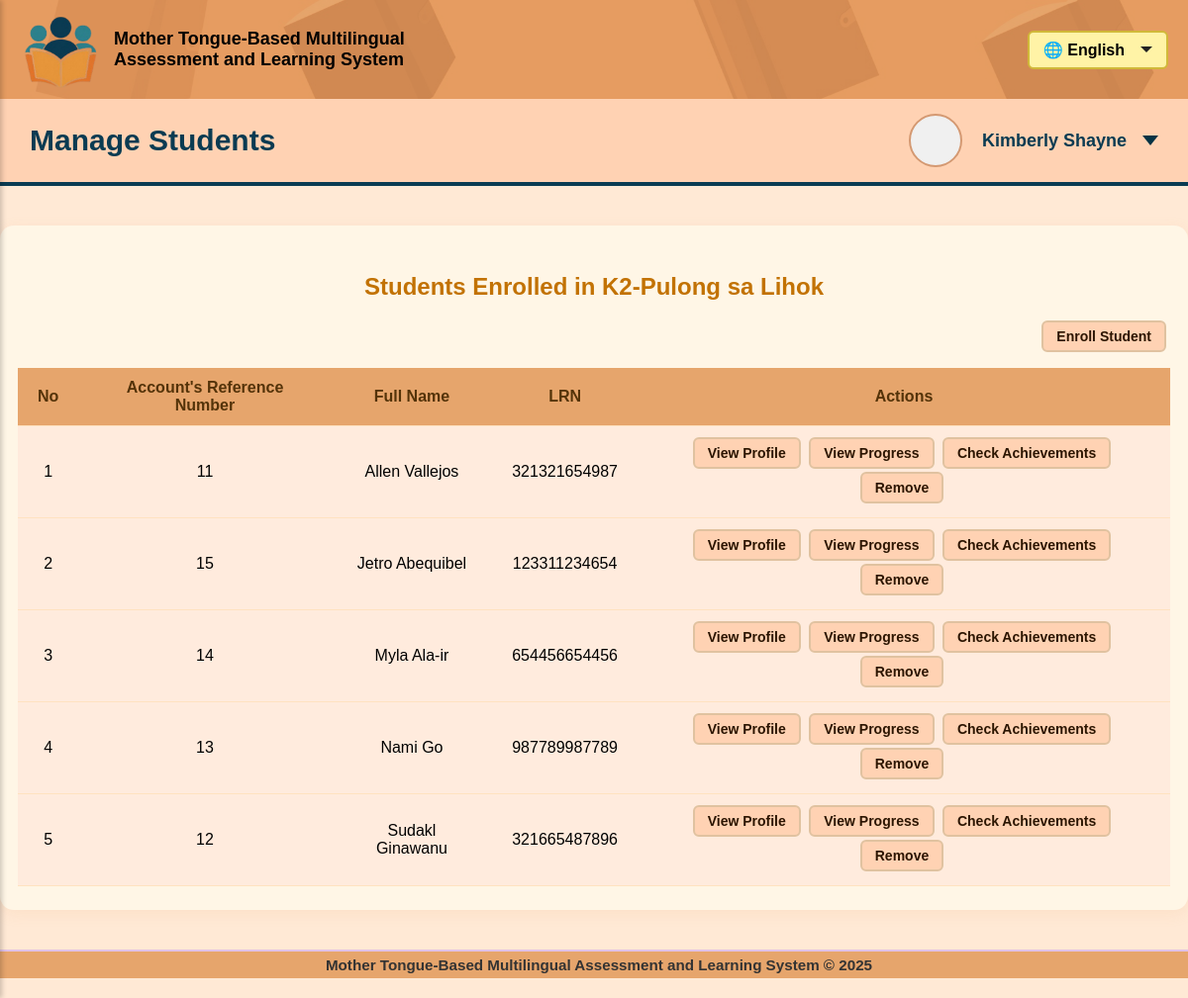
Screenshot of /educator/educator_manage_student_records.php?subjectRefNo=1 (signed in) with the database file from the repository.
### tables this page shows
CREATE TABLE `subject` (
  `subjectRefNo` int(10) UNSIGNED NOT NULL,
  `subjectIdNo` int(7) UNSIGNED NOT NULL,
  `subjTitle` varchar(155) NOT NULL,
  `subjDescription` text NOT NULL,
  `mtLanguage` varchar(30) NOT NULL,
  `adminCreator` int(6) UNSIGNED NOT NULL,
  `assignedEducator` int(10) UNSIGNED DEFAULT NULL,
  `schoolIdNo` int(6) UNSIGNED NOT NULL
);

CREATE TABLE `student` (
  `studentNo` int(6) UNSIGNED NOT NULL,
  `accRefNo` int(10) UNSIGNED NOT NULL,
  `schoolIdNo` int(6) UNSIGNED NOT NULL,
  `lrn` varchar(12) NOT NULL,
  `fullName` varchar(70) NOT NULL,
  `parentGuardianName` varchar(70) NOT NULL,
  `pgRStoStudent` enum('Father','Mother','Guardian','Sibling','Close Relative') DEFAULT NULL,
  `pgDOB` date NOT NULL,
  `pgMaritalStatus` varchar(15) NOT NULL,
  `pgEmailAdd` varchar(30) NOT NULL,
  `pgContactNo` varchar(12) NOT NULL
);

### educator/educator_manage_student_records.php (the view, shortened to what this page needs)
<?php
require_once '../sql/db_connect.php';
$educatorRefNo = $_SESSION['accRefNo'];
$subjectRefNo = isset($_GET['subjectRefNo']) ? intval($_GET['subjectRefNo']) : 0;
$checkSql = "SELECT subjTitle FROM subject WHERE subjectRefNo = ? AND assignedEducator = ?";
$stmt = $conn->prepare($checkSql);
$stmt->bind_param("ii", $subjectRefNo, $educatorRefNo);
$stmt->execute();
$stmt->bind_result($subjTitle);
$students = [];
$sql = "SELECT s.accRefNo, s.fullName, s.lrn, s.schoolIdNo,
               s.parentGuardianName, s.pgRStoStudent, s.pgDOB, s.pgMaritalStatus, s.pgEmailAdd, s.pgContactNo,
               u.dob, u.username
        FROM enrolled_students es
        JOIN student s ON es.studentAccRefNo = s.accRefNo
        JOIN mtbmalusers u ON s.accRefNo = u.accRefNo
        WHERE es.subjectRefNo = ? AND es.status = 'Enrolled'";
$stmt = $conn->prepare($sql);
$stmt->bind_param("i", $subjectRefNo);
$stmt->execute();
$stmt->bind_result($accRefNo, $fullName, $lrn, $schoolIdNo, $parentGuardianName, $pgRStoStudent, $pgDOB, $pgMaritalStatus, $pgEmailAdd, $pgContactNo, $dob, $username);
while ($stmt->fetch()) {
    $students[] = [
        'accRefNo' => $accRefNo,
        'fullName' => $fullName,
        'lrn' => $lrn,
        'schoolIdNo' => $schoolIdNo,
        'parentGuardianName' => $parentGuardianName,
        'pgRStoStudent' => $pgRStoStudent,
        'pgDOB' => $pgDOB,
        'pgMaritalStatus' => $pgMaritalStatus,
        'pgEmailAdd' => $pgEmailAdd,
        'pgContactNo' => $pgContactNo,
        'dob' => $dob,
        'username' => $username
    ];
}
?>
<!DOCTYPE html>
<html lang="en">
<head>
    <link rel="stylesheet" href="../style/welcome_educator-style.css">
</head>
<body>
<button onclick="toggleSidebar()" class="toggle-btn" style="cursor: pointer;"></button>
<div class="main-content">
    <div class="topbar">
        <div class="left">
            <div class="logo-topbar" onclick="toggleSidebar()">
                <img src="../images/MTB-MAL_logo-alt.png" alt="MTB-MAL Logo">
            </div>
            <div class="system-title">
                Mother Tongue-Based Multilingual Assessment and Learning System
            </div>
        </div>
        <div class="right">
            <div class="language-selector" onclick="toggleDropdown1()">
                <div class="language">🌐 English</div>
                <div id="dropdown-arrow1" class="dropdown-arrow1 down"></div>
            </div>
        </div>
    </div>
    <div class="second-bar">
        <span>Manage Students</span>
        <div class="profile-container" onclick="toggleDropdown2()">
            <div class="profile-circle"></div>
            <span style="font-size:18px; font-weight:bold; margin-left:10px;">
                <?php echo isset($_SESSION['firstName']) ? htmlspecialchars($_SESSION['firstName']) : "Educator"; ?>
            </span>
            <div id="dropdown-arrow2" class="dropdown-arrow2 down"></div>
        </div>
    </div>
    <div class="students-table-container">
        <h2 style="text-align:center; color:#c27204;">Students Enrolled in <?php echo htmlspecialchars($subjTitle); ?></h2>
        <button class="enroll-btn" onclick="window.location.href='enroll_student.php?subjectRefNo=<?php echo urlencode($subjectRefNo); ?>'">Enroll Student</button>
        <?php if (count($students) > 0): ?>
        <table class="students-table">
            <thead>
                <tr>
                    <th>No</th>
                    <th>Account's Reference Number</th>
                    <th>Full Name</th>
                    <th>LRN</th>
                    <th>Actions</th>
                </tr>
            </thead>
            <tbody>
            <?php $rowNo = 1; foreach ($students as $stud): ?>
                <tr>
                    <td><?php echo $rowNo++; ?></td>
                    <td><?php echo htmlspecialchars($stud['accRefNo']); ?></td>
                    <td><?php echo htmlspecialchars($stud['fullName']); ?></td>
                    <td><?php echo htmlspecialchars($stud['lrn']); ?></td>
                    <td>
                        <button
                            type="button"
                            class="action-btn"
                            onclick="showProfileModal(this)"
                            data-fullname="<?php echo htmlspecialchars($stud['fullName']); ?>"
                            data-dob="<?php echo htmlspecialchars($stud['dob']); ?>"
                            data-lrn="<?php echo htmlspecialchars($stud['lrn']); ?>"
                            data-schoolidno="<?php echo htmlspecialchars($stud['schoolIdNo']); ?>"
                            data-accrefno="<?php echo htmlspecialchars($stud['accRefNo']); ?>"
                            data-username="<?php echo htmlspecialchars($stud['username']); ?>"
                            data-parentguardianname="<?php echo htmlspecialchars($stud['parentGuardianName']); ?>"
                            data-pgmaritalstatus="<?php echo htmlspecialchars($stud['pgMaritalStatus']); ?>"
                            data-pgrstostudent="<?php echo htmlspecialchars($stud['pgRStoStudent']); ?>"
                            data-pgdob="<?php echo htmlspecialchars($stud['pgDOB']); ?>"
                            data-pgemailadd="<?php echo htmlspecialchars($stud['pgEmailAdd']); ?>"
                            data-pgcontactno="<?php echo htmlspecialchars($stud['pgContactNo']); ?>"
                        >View Profile</button>
                        <a href="view_student_progress.php?studentAccRefNo=<?php echo urlencode($stud['accRefNo']); ?>&subjectRefNo=<?php echo urlencode($subjectRefNo); ?>" class="action-btn">View Progress</a>
                        <a href="check_student_achievements.php?studentAccRefNo=<?php echo urlencode($stud['accRefNo']); ?>&subjectRefNo=<?php echo urlencode($subjectRefNo); ?>" class="action-btn">Check Achievements</a>
                        <form method="post" style="display:inline;" onsubmit="return confirm('Remove this student?');">
                            <button type="submit" class="action-btn" name="remove_student">Remove</button>
                        </form>
                    </td>
                </tr>
            <?php endforeach; ?>
            </tbody>
        </table>
        <?php else: ?>
            <div class="no-students">No students enrolled yet.</div>
        <?php endif; ?>
    </div>
    <footer class="footer">Mother Tongue-Based Multilingual Assessment and Learning System © 2025</footer>
</div>
</body>
</html>

### style/welcome_educator-style.css (style rules this page uses)
body { font-family: Arial, sans-serif; background-color: #FFE9D5; margin: 0; }
.topbar { position: relative; background-color: #E6A56C; display: flex; justify-content: space-between; align-items: center; padding: 10px 20px; overflow: hidden; }
.topbar::before { content: ""; position: absolute; top: 0; left: 0; right: 0; bottom: 0; background-image: url('../images/book_bg.jpg'); background-size: cover; background-position: center; opacity: 0.3; z-index: 0; }
.topbar > * { position: relative; z-index: 1; }
.topbar .left { display: flex; align-items: center; gap: 15px; }
.logo-topbar { width: 80px; height: 80px; display: flex; align-items: center; justify-content: center; font-weight: bold; cursor: pointer; }
.logo-topbar img { height: 80px; width: auto; transition: all 0.3s ease; cursor: pointer; }
.system-title { font-size: 18px; font-weight: bold; max-width: 300px; }
.topbar .right { display: flex; align-items: center; gap: 10px; }
.language-selector { display: flex; align-items: center; gap: 10px; padding: 8px 14px; background-color: #fff3a6; border: 2px solid #d1b939; border-radius: 6px; cursor: pointer; font-weight: bold; transition: background 0.2s ease; }
.dropdown-arrow1 { width: 0; height: 0; border-left: 6px solid transparent; border-right: 6px solid transparent; margin-left: 6px; }
.dropdown-arrow1.down { border-top: 6px solid #222; }
.second-bar { background-color: #FFD2B3; padding: 15px 30px; display: flex; align-items: center; justify-content: space-between; font-size: 30px; font-weight: bold; color: #0A3B52; border-bottom: 4px solid #0A3B52; }
.profile-container { display: flex; align-items: center; gap: 10px; cursor: pointer; position: relative; }
.profile-circle { width: 50px; height: 50px; background-color: #f0f0f0; border: 2px solid #d49972; border-radius: 50%; }
.dropdown-arrow2 { width: 0; height: 0; border-left: 8px solid transparent; border-right: 8px solid transparent; margin-left: 6px; }
.dropdown-arrow2.down { border-top: 10px solid #043344; }
a { text-decoration: none; color: inherit; }
.toggle-btn { position: absolute; top: 10px; left: 10px; font-size: 1.5rem; background: none; border: none; cursor: pointer; }
.footer { width: 100%; text-align: center; padding: 5px; background-color: #E6A56C; color: #333; font-weight: bold; font-size: 0.95em; margin-top: 40px; border-top: 2px solid #e0c2e7; margin-bottom: 20px; }

### educator/educator_manage_student_records.php (style rules this page uses)
.students-table-container { max-width: 1350px; margin: 40px auto 0 auto; background: #fff6e6; border-radius: 14px; box-shadow: 0 4px 15px rgba(230, 165, 108, 0.12); padding: 28px 18px 24px 18px; }
.students-table { width: 100%; border-collapse: collapse; background: none; }
.students-table th, .students-table td { padding: 11px 20px; text-align: center !important; }
.students-table th { background: #E6A56C; color: #543309; }
.students-table tr { border-bottom: 1px solid #ffe2c0; }
.students-table td { background: #ffebdd; }
.action-btn, .enroll-btn { margin: 0 4px 3px 0; padding: 6px 13px; border-radius: 6px; font-size: 14px; font-weight: bold; background: #FFD2B3; color: #2c1500; border: 2px solid #e0c2a0; cursor: pointer; transition: background 0.19s; text-decoration: none; display: inline-block; }
.enroll-btn { float: right; margin-bottom: 16px; }

### rows the page displays
subject: subjTitle "K2-Pulong sa Lihok"
student: accRefNo "11", fullName "Allen Vallejos", lrn "321321654987"
student: accRefNo "15", fullName "Jetro Abequibel", lrn "123311234654"
student: accRefNo "14", fullName "Myla Ala-ir", lrn "654456654456"
student: accRefNo "13", fullName "Nami Go", lrn "987789987789"
student: accRefNo "12", fullName "Sudakl Ginawanu", lrn "321665487896"

### other values shown
$_SESSION['firstName'] "Kimberly Shayne"
